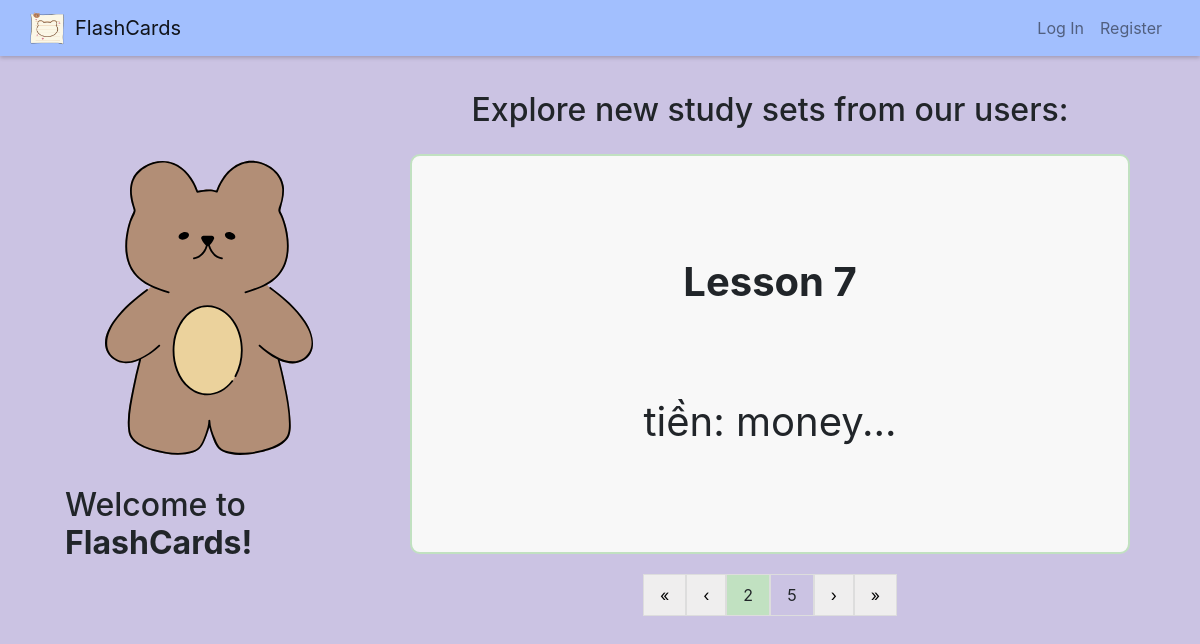
The app's page /?page=2, older data.
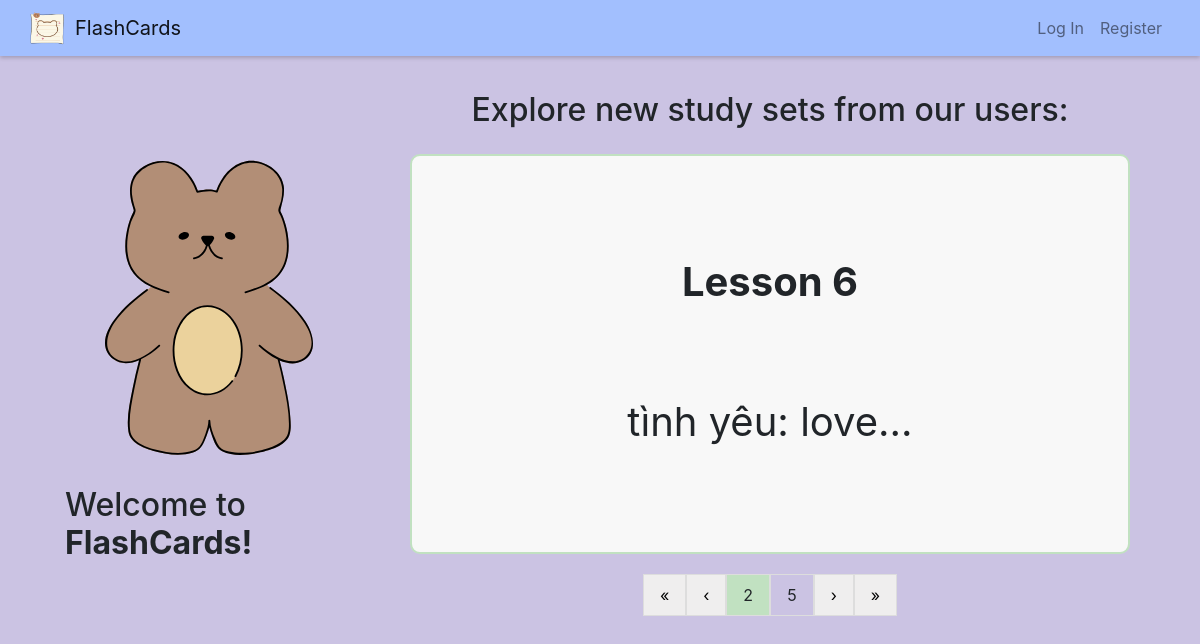
The same page, newer data.
### flashcards/models.py (models this page shows)
class Set(models.Model):
    owner = models.ForeignKey("User", on_delete=models.CASCADE, related_name="sets")
    name = models.CharField(max_length=255)
    description = models.TextField(blank=True)
    timestamp = models.DateTimeField(auto_now_add=True)

class Card(models.Model):
    set = models.ForeignKey("Set", on_delete=models.CASCADE, related_name="cards")
    term = models.CharField(max_length=255)
    definition = models.TextField()

### flashcards/views.py (the view)
# urls.py: path("", views.index, name="index"),
def index(request):
    new_sets = Set.objects.all().order_by('-timestamp')[:5]
    paginator = Paginator(new_sets, 1)  # Show 1 set per page.
    page_number = request.GET.get("page")
    page_obj = paginator.get_page(page_number)
    return render(request, "flashcards/index.html", {
        "page_obj": page_obj
    })

### flashcards/templates/flashcards/index.html (shortened to what this page needs)
{% extends "flashcards/layout.html" %}
{% load static %}
{% block body %}
<div class="page-profile">
    <div class="bear-div">
        <img src="{% static 'flashcards/hello-bear.svg' %}">
        <h2>
            Welcome to <b>FlashCards!</b>
        </h2>
    </div>
    <div class="study-sets-div center">
        <h2>Explore new study sets from our users:</h2>
            {% if page_obj %}
                {% for set in page_obj %}
                <div class="existing-oneset-div" id="{{ set.pk }}">
                    <div class="oneset-item oneset-title">{{ set.name }}</div>
                    {% if set.cards.all %}
                        <div class="oneset-item">
                            {{ set.cards.all.first.term }}: {{ set.cards.all.first.definition }}...
                        </div>
                    {% else %}
                    <div class="oneset-item">
                        No cards yet.
                    </div>
                    {% endif %}
                </div>
                {% endfor %}
            {% else %}
                <div>No sets yet.</div>
            {% endif %}
            {% if page_obj %}
                <div class="pagination">
                    {% if page_obj.has_previous %}
                        <a href="?page=1">&laquo;</a>
                        <a href="?page={{ page_obj.previous_page_number }}">&lsaquo;</a>
                    {% else %}
                        <a class="inactive">&laquo;</a>
                        <a class="inactive">&lsaquo;</a>
                    {% endif %}
                        <a class="active">{{ page_obj.number }}</a>
                        <a class="inactive">{{ page_obj.paginator.num_pages }}</a>
                    {% if page_obj.has_next %}
                        <a href="?page={{ page_obj.next_page_number }}">&rsaquo;</a>
                        <a href="?page={{ page_obj.paginator.num_pages }}">&raquo;</a>
                    {% else %}
                        <a class="inactive">&rsaquo;</a>
                        <a class="inactive">&raquo;</a>
                    {% endif %}
                </div>
            {% endif %}
    </div>
</div>
{% endblock %}

Row changes from the older to the newer data that the page shows:
removed Set: name "Lesson 7", cards.all.first.term "tiền", cards.all.first.definition "money"
now on this page (row edited): Set: name "Lesson 6", cards.all.first.term "tình yêu", cards.all.first.definition "love"
